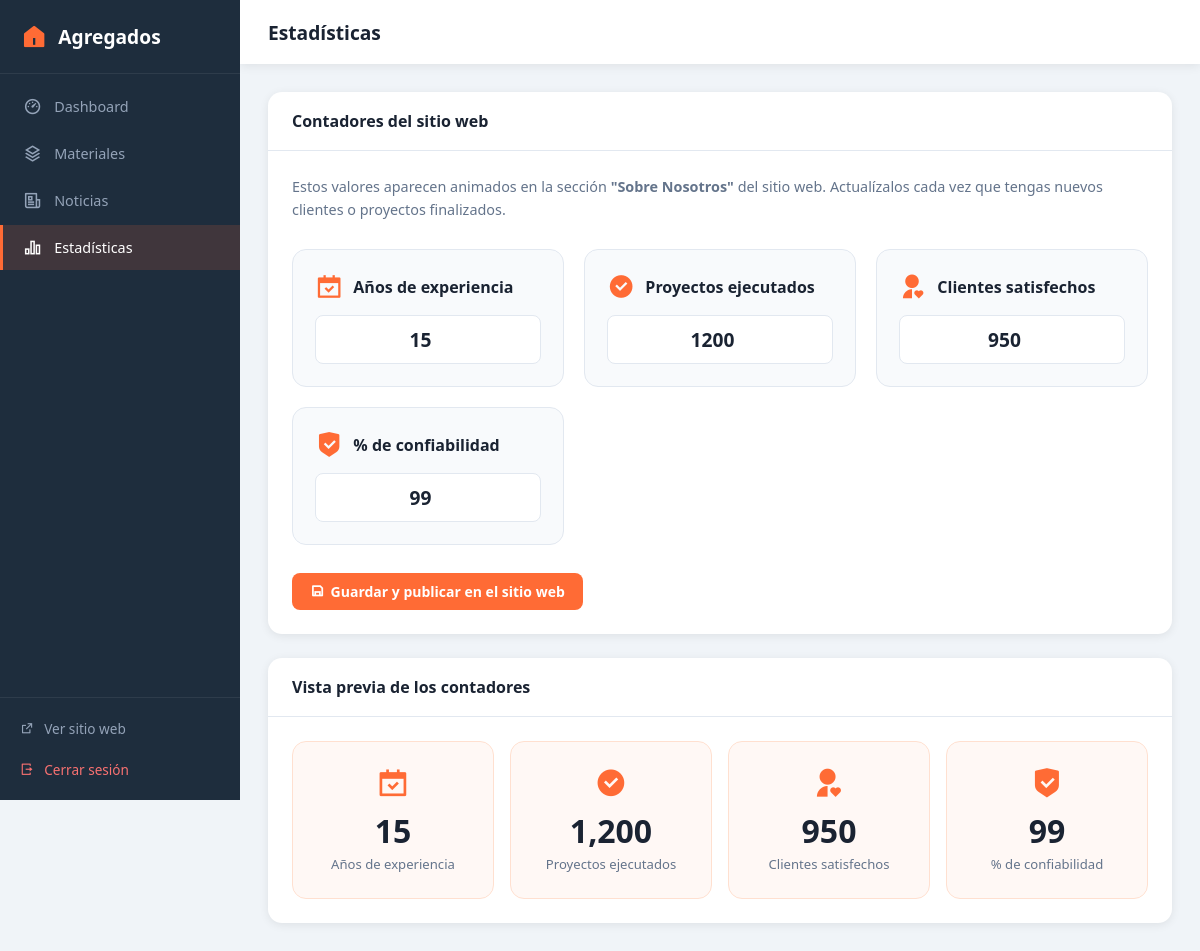
The page /admin/estadisticas.php (signed in) on the database its author committed.
### tables this page shows
CREATE TABLE IF NOT EXISTS estadisticas (
    id     INT AUTO_INCREMENT PRIMARY KEY,
    clave  VARCHAR(60) UNIQUE NOT NULL,
    valor  INT NOT NULL DEFAULT 0,
    label  VARCHAR(120) NOT NULL,
    icono  VARCHAR(60) NOT NULL DEFAULT 'ri-bar-chart-fill'
);

### admin/estadisticas.php (the view, shortened to what this page needs)
<?php
require_once __DIR__ . '/../db/config.php';
$stats = $pdo->query("SELECT * FROM estadisticas ORDER BY id")->fetchAll();
require_once __DIR__ . '/includes/header.php';
?>
<div class="panel">
  <div class="ph"><h2>Contadores del sitio web</h2></div>
  <div class="pb">
    <p style="color:#64748b;margin-bottom:28px;font-size:.9rem;line-height:1.6">
      Estos valores aparecen animados en la sección <strong>"Sobre Nosotros"</strong> del sitio web.
      Actualízalos cada vez que tengas nuevos clientes o proyectos finalizados.
    </p>
    <form method="post">
      <div style="display:grid;grid-template-columns:repeat(auto-fit,minmax(220px,1fr));gap:20px;margin-bottom:28px">
        <?php foreach ($stats as $s): ?>
        <div style="background:#f8fafc;border-radius:14px;padding:22px;border:1.5px solid #e2e8f0">
          <div style="display:flex;align-items:center;gap:10px;margin-bottom:14px">
            <i class="<?= htmlspecialchars($s['icono']) ?>" style="font-size:1.7rem;color:#ff6b35"></i>
            <strong><?= htmlspecialchars($s['label']) ?></strong>
          </div>
          <input type="number" name="valor[<?= htmlspecialchars($s['clave']) ?>]"
                 class="fc" value="<?= (int)$s['valor'] ?>" min="0" required
                 style="font-size:1.2rem;font-weight:700;text-align:center">
        </div>
        <?php endforeach; ?>
      </div>
      <button type="submit" class="btn btn-primary">
        <i class="ri-save-line"></i> Guardar y publicar en el sitio web
      </button>
    </form>
  </div>
</div>
<div class="panel">
  <div class="ph"><h2>Vista previa de los contadores</h2></div>
  <div class="pb">
    <div style="display:grid;grid-template-columns:repeat(auto-fit,minmax(160px,1fr));gap:16px">
      <?php foreach ($stats as $s): ?>
      <div style="text-align:center;padding:24px;background:#fff8f5;border-radius:14px;border:1.5px solid #ffe0d0">
        <i class="<?= htmlspecialchars($s['icono']) ?>" style="font-size:2rem;color:#ff6b35;display:block;margin-bottom:8px"></i>
        <strong style="font-size:2rem;display:block;color:#1a2332"><?= number_format((int)$s['valor']) ?></strong>
        <span style="font-size:.82rem;color:#64748b"><?= htmlspecialchars($s['label']) ?></span>
      </div>
      <?php endforeach; ?>
    </div>
  </div>
</div>
<?php require_once __DIR__ . '/includes/footer.php'; ?>

### admin/includes/header.php (style rules this page uses)
:root { --p:#ff6b35;--p2:#e65a2e;--sb:#1e2d3d;--bg:#f0f4f8;--wh:#fff;--tx:#1a2332;--mu:#64748b;--br:#e2e8f0;--sh:0 2px 10px rgba(0,0,0,.08);--sh2:0 8px 24px rgba(0,0,0,.14) }
* { margin:0;padding:0;box-sizing:border-box;font-family:'Segoe UI',system-ui,sans-serif }
body { background:var(--bg);color:var(--tx) }
.panel { background:var(--wh);border-radius:14px;box-shadow:var(--sh);margin-bottom:24px;overflow:hidden }
.ph { padding:18px 24px;border-bottom:1px solid var(--br);display:flex;align-items:center;justify-content:space-between;gap:12px;flex-wrap:wrap }
.ph h2 { font-size:1rem;font-weight:700 }
.pb { padding:24px }
.btn { display:inline-flex;align-items:center;gap:6px;padding:9px 18px;border-radius:8px;border:none;cursor:pointer;font-size:.875rem;font-weight:600;transition:all .2s;text-decoration:none }
.btn-primary { background:var(--p);color:#fff }
.fc { width:100%;padding:10px 14px;border:1.5px solid var(--br);border-radius:8px;font-size:.875rem;color:var(--tx);background:var(--wh);font-family:inherit;transition:border-color .2s,box-shadow .2s }

### rows shown on the page
estadisticas: label "Años de experiencia", valor "15"
estadisticas: label "Proyectos ejecutados", valor "1200", valor "1,200"
estadisticas: label "Clientes satisfechos", valor "950"
estadisticas: label "% de confiabilidad", valor "99"

### other values the page prints
$lbl "Dashboard"
$lbl "Materiales"
$lbl "Noticias"
$lbl "Estadísticas"
$title "Estadísticas"
